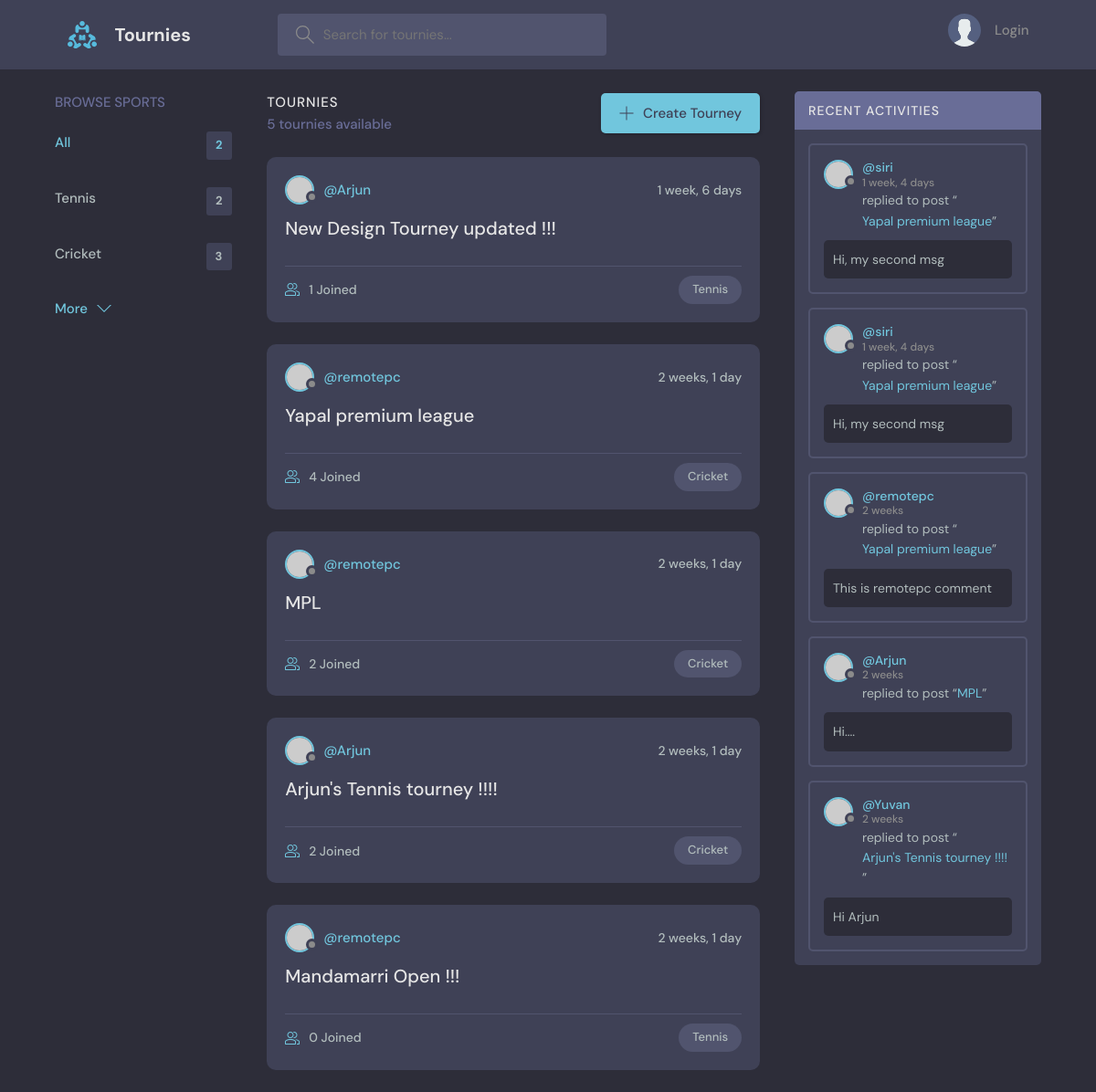
The page / on the database its author committed.
### base/models.py (models this page shows)
class Sport(models.Model) :
    sport = models.CharField(max_length=50)
    def __str__(self) :
        return self.sport

class Tourney(models.Model) :
    host = models.ForeignKey(User, on_delete=models.CASCADE)
    sport = models.ForeignKey(Sport, on_delete=models.CASCADE)
    name = models.CharField(max_length=100)
    description = models.TextField(null=True, blank=True)
    place = models.CharField(max_length=50)
    location = models.TextField(null=True, blank=True)
    participants = models.ManyToManyField(User, related_name='participants', blank=True)
    created = models.DateTimeField(auto_now_add=True)
    updated = models.DateTimeField(auto_now=True)
    class Meta :
        ordering = ['-updated', '-created']
    def __str__(self) :
        return self.name

class Message(models.Model) :
    user = models.ForeignKey(User, on_delete=models.CASCADE)
    tourney = models.ForeignKey(Tourney, on_delete=models.CASCADE)
    body = models.TextField()
    updated = models.DateTimeField(auto_now=True)
    created = models.DateTimeField(auto_now_add=True)
    class Meta :
        ordering = ['-updated', '-created']
    def __str__(self) :
        return self.body

### base/views.py (the view)
# urls.py: path('', views.home, name='home'),
def home(request) :
    q = request.GET.get('q') if request.GET.get('q') else ''
    tournies = Tourney.objects.filter(
        Q(sport__sport__contains=q) |
        Q(name__contains=q) |
        Q(description__contains=q)
        )
    sports = Sport.objects.all()
    tourney_count = tournies.count()
    comments = Message.objects.filter(
        Q(tourney__sport__sport__icontains=q)
    )
    context = {'tournies' : tournies, 'sports' : sports, 'tourney_count' : tourney_count,
                'comments' : comments}
    return render(request, 'base/home.html', context)

### base/templates/base/home.html (shortened to what this page needs)
{% extends 'main.html' %}
{% block content%}
<main class="layout layout--3">
  <div class="container">
    {% include 'base/sports_component.html' %}
    <div class="roomList">
      <div class="roomList__header">
        <div>
          <h2>Tournies</h2>
          <p>{{tourney_count}} tournies available</p>
        </div>
        <a class="btn btn--main" href="{% url 'create-tourney' %}">
          <svg version="1.1" xmlns="http://www.w3.org/2000/svg" width="32" height="32" viewBox="0 0 32 32">
            <title>add</title>
            <path
              d="M16.943 0.943h-1.885v14.115h-14.115v1.885h14.115v14.115h1.885v-14.115h14.115v-1.885h-14.115v-14.115z"
            ></path>
          </svg>
          Create Tourney
        </a>
      </div>
      {% include 'base/feed_component.html' %}
    </div>
    {% include 'base/activity_component.html' %}
  </div>
</main>
{% endblock content %}

### base/templates/base/sports_component.html
<div class="topics">
    <div class="topics__header">
      <h2>Browse Sports</h2>
    </div>
    <ul class="topics__list">
      <li>
        <a href="{% url 'home' %}" class="active">All <span>{{sports.count}}</span></a>
      </li>
      {% for sport in sports %}
      <li>
        <a href="{% url 'home' %}?q={{sport}}">{{sport}} <span>{{sport.tourney_set.all.count}}</span></a>
      </li>
      {% endfor %}
    </ul>
    <a class="btn btn--link" href="topics.html">
      More
      <svg version="1.1" xmlns="http://www.w3.org/2000/svg" width="32" height="32" viewBox="0 0 32 32">
        <title>chevron-down</title>
        <path d="M16 21l-13-13h-3l16 16 16-16h-3l-13 13z"></path>
      </svg>
    </a>
  </div>

### base/templates/base/feed_component.html (shortened to what this page needs)
<div>
{% for tourney in tournies %}
<div class="roomListRoom">
    <div class="roomListRoom__header">
      <a href="{% url 'user-profile' tourney.host.id %}" class="roomListRoom__author">
        <div class="avatar avatar--small">
          <img src="https://randomuser.me/api/portraits/women/11.jpg" />
        </div>
        <span>@{{ tourney.host }}</span>
      </a>
      <div class="roomListRoom__actions">
        <span>{{tourney.created|timesince}}</span>
      </div>
    </div>
    <div class="roomListRoom__content">
      <a href="{% url 'tourney' tourney.id %}">{{ tourney.name }}</a>
    </div>
    <div class="roomListRoom__meta">
      <a href="{% url 'tourney' tourney.id %}" class="roomListRoom__joined">
        {{tourney.participants.count}} Joined
      </a>
      <p class="roomListRoom__topic">{{tourney.sport}}</p>
    </div>
  </div>
{% endfor %}
</div>

### base/templates/base/activity_component.html (shortened to what this page needs)
<div class="activities">
    <div class="activities__header">
      <h2>Recent Activities</h2>
    </div>
    {% for comment in comments %}
        <div class="activities__box">
        <div class="activities__boxHeader roomListRoom__header">
            <a href="{% url 'user-profile' comment.user.id %}" class="roomListRoom__author">
            <div class="avatar avatar--small">
                <img src="https://randomuser.me/api/portraits/women/11.jpg" />
            </div>
            <p>
                @{{comment.user}}
                <span>{{comment.created|timesince}}</span>
            </p>
            </a>
        </div>
        <div class="activities__boxContent">
            <p>replied to post “<a href="{% url 'tourney' comment.tourney.id %}">{{comment.tourney}}</a>”</p>
            <div class="activities__boxRoomContent">
                {{comment}}
            </div>
        </div>
        </div>
    {% endfor %}
</div>

### rows shown on the page
Sport: sport "Tennis", tourney_set.all.count "2"
Sport: sport "Cricket", tourney_set.all.count "3"
Tourney: host "Arjun", created "1 week, 6 days", name "New Design Tourney updated !!!", participants.count "1", sport "Tennis"
Tourney: host "remotepc", created "2 weeks, 1 day", name "Yapal premium league", participants.count "4", sport "Cricket"
Tourney: host "remotepc", created "2 weeks, 1 day", name "MPL", participants.count "2", sport "Cricket"
Tourney: host "Arjun", created "2 weeks, 1 day", name "Arjun's Tennis tourney !!!!", participants.count "2", sport "Cricket"
Tourney: host "remotepc", created "2 weeks, 1 day", name "Mandamarri Open !!!", participants.count "0", sport "Tennis"
Message: user "siri", created "1 week, 4 days", tourney "Yapal premium league", body "Hi, my second msg"
Message: user "siri", created "1 week, 4 days", tourney "Yapal premium league", body "Hi, my second msg"
Message: user "remotepc", created "2 weeks", tourney "Yapal premium league", body "This is remotepc comment"
Message: user "Arjun", created "2 weeks", tourney "MPL", body "Hi...."
Message: user "Yuvan", created "2 weeks", tourney "Arjun's Tennis tourney !!!!", body "Hi Arjun"

### other values the page prints
{{ sports.count }} "2"
{{ tourney_count }} "5"
